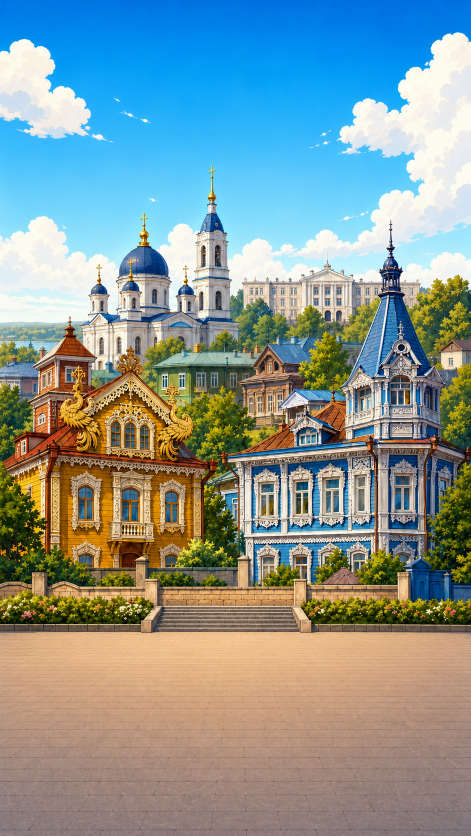
#> input picture assets/approved/backgrounds/tomsk-mobile.png, 941 x 1672 px (shown at 1/2 size)
$ python create_mobile_mockups.py
#> lines starting #> are read from the running program, lines starting #| are printed output that depends on the picture
### scripts/create_screen_mockup.py
from __future__ import annotations

from pathlib import Path

from PIL import Image, ImageDraw, ImageFilter, ImageFont


ROOT = Path(__file__).resolve().parents[1]
PUBLIC = ROOT / "public" / "assets"
REFERENCE_VISUAL = ROOT / "docs" / "references" / "visual"
OUT = ROOT / "assets" / "technical-preview" / "screen-mockup-desktop.png"

FONT_REGULAR = Path("C:/Windows/Fonts/segoeui.ttf")
FONT_BOLD = Path("C:/Windows/Fonts/segoeuib.ttf")
HUD_YELLOW = (249, 194, 48, 255)
HUD_YELLOW_LIGHT = (255, 221, 91, 255)
HUD_DARK = (35, 42, 55, 255)
HUD_ICON_GREY = (96, 106, 121, 255)

SPRITE_SCALE_FACTOR = 0.85
HEROINE_BASE_HEIGHT = 386
HEROINE_SCREEN_HEIGHT = round(HEROINE_BASE_HEIGHT * SPRITE_SCALE_FACTOR)
HEROINE_CAR_BASE_HEIGHT = 386
HEROINE_CAR_SCREEN_HEIGHT = round(HEROINE_CAR_BASE_HEIGHT * SPRITE_SCALE_FACTOR)
WALLET_SCALE_FACTOR = 0.90
HEROINE_WALLET_POLYGON = [
    (188, 286),
    (358, 178),
    (455, 138),
    (625, 124),
    (668, 178),
    (660, 268),
    (525, 508),
    (322, 463),
    (200, 405),
]
HEROINE_CAR_WALLET_POLYGON = [
    (410, 285),
    (528, 224),
    (705, 96),
    (905, 88),
    (940, 170),
    (918, 276),
    (725, 422),
    (475, 366),
]


def font(size: int, bold: bool = False) -> ImageFont.FreeTypeFont:
    return ImageFont.truetype(str(FONT_BOLD if bold else FONT_REGULAR), size)


def cover(image: Image.Image, size: tuple[int, int]) -> Image.Image:
#> called with size = (720, 1280)
    w, h = image.size
#> w = 941; h = 1672
    tw, th = size
    scale = max(tw / w, th / h)
#> scale = 0.766
    resized = image.resize((round(w * scale), round(h * scale)), Image.Resampling.LANCZOS)
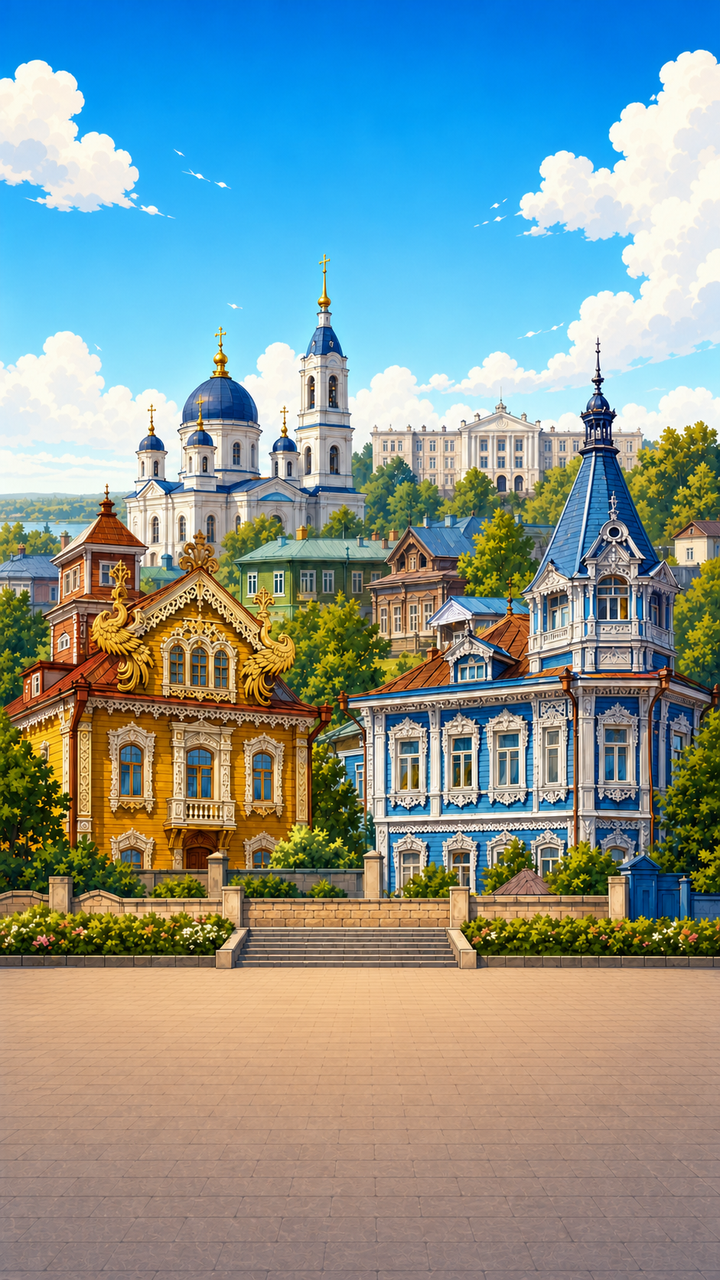
#> resized: PIL image 720x1280 RGBA; mean R, G, B, A 133.6, 150.9, 148.9, 255
    left = (resized.width - tw) // 2
#> left = 0
    top = (resized.height - th) // 2
#> top = 0
    return resized.crop((left, top, left + tw, top + th))


# [71 lines left out: functions fit, paste_center, polygon_alpha_mask, shrink_wallet_region, not called in this run]


def rounded(draw: ImageDraw.ImageDraw, box: tuple[int, int, int, int], fill, outline=None, width=1, radius=8) -> None:
    draw.rounded_rectangle(box, radius=radius, fill=fill, outline=outline, width=width)


def draw_text(draw: ImageDraw.ImageDraw, xy: tuple[int, int], text: str, size: int, fill, *, bold=False, anchor=None) -> None:
    draw.text(xy, text, font=font(size, bold), fill=fill, anchor=anchor)


def draw_heart(draw: ImageDraw.ImageDraw, x: int, y: int, size: int, fill) -> None:
    r = size // 4
    draw.ellipse((x + r, y, x + r * 3, y + r * 2), fill=fill)
    draw.ellipse((x + r * 3, y, x + r * 5, y + r * 2), fill=fill)
    points = [(x + r, y + r), (x + r * 5, y + r), (x + size // 2, y + size)]
    draw.polygon(points, fill=fill)


# [59 lines left out: functions paste_mask_icon, restart_icon_mask, trophy_icon, not called in this run]


def restart_symbol_icon(size: int) -> Image.Image:
    source = Image.open(REFERENCE_VISUAL / "Рестарт2.jpeg").convert("RGB")
    mask = Image.new("L", source.size, 0)
    pixels = source.load()
    mask_pixels = mask.load()

    for y in range(source.height):
        for x in range(source.width):
            r, g, b = pixels[x, y]
            high = max(r, g, b)
            low = min(r, g, b)
            chroma = high - low
            luminance = int(r * 0.299 + g * 0.587 + b * 0.114)
            is_yellow_arrow = r > 115 and g > 85 and b < 120 and chroma > 45
            is_black_contour = luminance < 92
            if is_yellow_arrow or is_black_contour:
                mask_pixels[x, y] = 255

    mask = mask.filter(ImageFilter.MedianFilter(3)).filter(ImageFilter.MaxFilter(3))
    bbox = mask.getbbox()
    if bbox:
        source = source.crop(bbox)
        mask = mask.crop(bbox)

    icon = Image.new("RGBA", source.size, (0, 0, 0, 0))
    icon.paste(source.convert("RGBA"), (0, 0), mask)
    content_size = round(size * 0.95)
    icon.thumbnail((content_size, content_size), Image.Resampling.LANCZOS)

    bbox = icon.getchannel("A").getbbox()
    if bbox:
        icon = icon.crop(bbox)

    centered = Image.new("RGBA", (size, size), (0, 0, 0, 0))
    centered.alpha_composite(icon, ((size - icon.width) // 2, (size - icon.height) // 2))
    return centered


def draw_pause_icon(draw: ImageDraw.ImageDraw, box: tuple[int, int, int, int]) -> None:
    x1, y1, x2, y2 = box
    cx = (x1 + x2) // 2
    cy = (y1 + y2) // 2
    for offset in (-7, 7):
        bar = (cx + offset - 4, cy - 14, cx + offset + 4, cy + 14)
        draw.rounded_rectangle(bar, radius=3, fill=HUD_ICON_GREY)
        inner = (bar[0] + 1, bar[1] + 1, bar[2] - 1, bar[3] - 1)
        draw.rounded_rectangle(inner, radius=2, fill=HUD_YELLOW)
        draw.line((inner[0] + 1, inner[1] + 2, inner[2] - 1, inner[1] + 2), fill=HUD_YELLOW_LIGHT, width=1)


def draw_icon_button(canvas: Image.Image, draw: ImageDraw.ImageDraw, box: tuple[int, int, int, int], kind: str) -> None:
    rounded(draw, box, (255, 255, 255, 205), (115, 124, 138, 210), 2, 7)
    if kind == "pause":
        draw_pause_icon(draw, box)
    elif kind == "restart":
        icon = restart_symbol_icon(36)
        canvas.alpha_composite(icon, (box[0] + (box[2] - box[0] - icon.width) // 2, box[1] + (box[3] - box[1] - icon.height) // 2))
    elif kind == "leaderboard":
        icon = trophy_icon(33)
        canvas.alpha_composite(icon, (box[0] + (box[2] - box[0] - icon.width) // 2, box[1] + (box[3] - box[1] - icon.height) // 2))


# [96 lines left out: functions draw_slot, main, not called in this run]


# [2 lines that do not run on import are left out]

### scripts/create_mobile_mockups.py
from __future__ import annotations

from pathlib import Path

from PIL import Image, ImageDraw, ImageEnhance, ImageFilter

import create_screen_mockup as ui


ROOT = Path(__file__).resolve().parents[1]
APPROVED = ROOT / "assets" / "approved"
OUT_DIR = ROOT / "assets" / "technical-preview"

WIDTH = 720
HEIGHT = 1280
MOBILE_TOP_HUD_X = 10
MOBILE_TOP_HUD_WIDTH = 350
MOBILE_MACHINE_HUD_WIDTH = 335
MOBILE_MACHINE_HUD_X = WIDTH - MOBILE_MACHINE_HUD_WIDTH - 10
MOBILE_HUD_HEIGHT = 102
MOBILE_TOP_HUD_Y = 18
MOBILE_MACHINE_HUD_Y = MOBILE_TOP_HUD_Y

TEXT_SCORE = "\u041e\u0447\u043a\u0438"
TEXT_LIVES = "\u0416\u0438\u0437\u043d\u0438"
TEXT_MACHINE = "\u041c\u0430\u0448\u0438\u043d\u0430"
TEXT_COLLECT = "\u0421\u043e\u0431\u0435\u0440\u0438 \u043c\u0430\u0448\u0438\u043d\u0443"
TEXT_FUEL_40 = "40/60 \u043b"
TEXT_FUEL_38 = "38/60 \u043b"


def make_canvas() -> Image.Image:
    bg = Image.open(APPROVED / "backgrounds" / "tomsk-mobile.png").convert("RGBA")
    canvas = ui.cover(bg, (WIDTH, HEIGHT)).convert("RGBA")
    canvas = ImageEnhance.Color(canvas).enhance(0.86)
    canvas = ImageEnhance.Contrast(canvas).enhance(0.82)
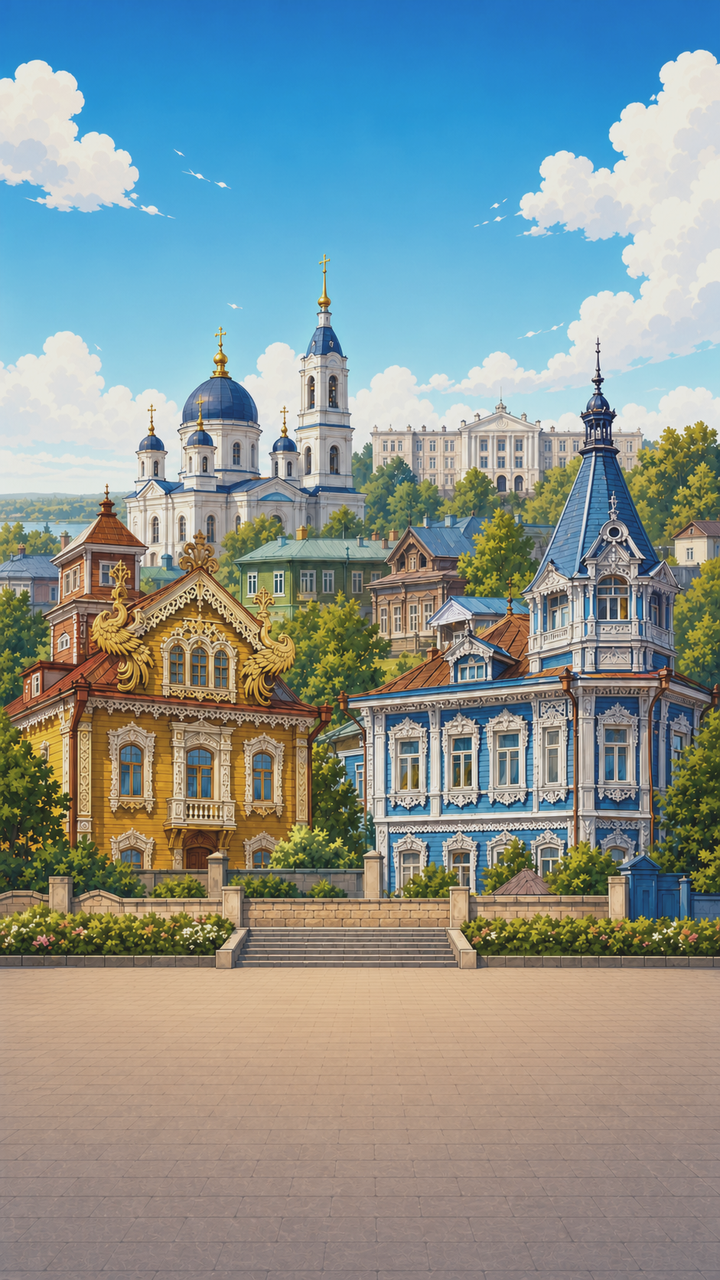
#> canvas: PIL image 720x1280 RGBA; mean R, G, B, A 136.1, 148.4, 146.9, 255
    canvas = ImageEnhance.Brightness(canvas).enhance(0.94)
    canvas.alpha_composite(Image.new("RGBA", (WIDTH, HEIGHT), (255, 255, 255, 28)))
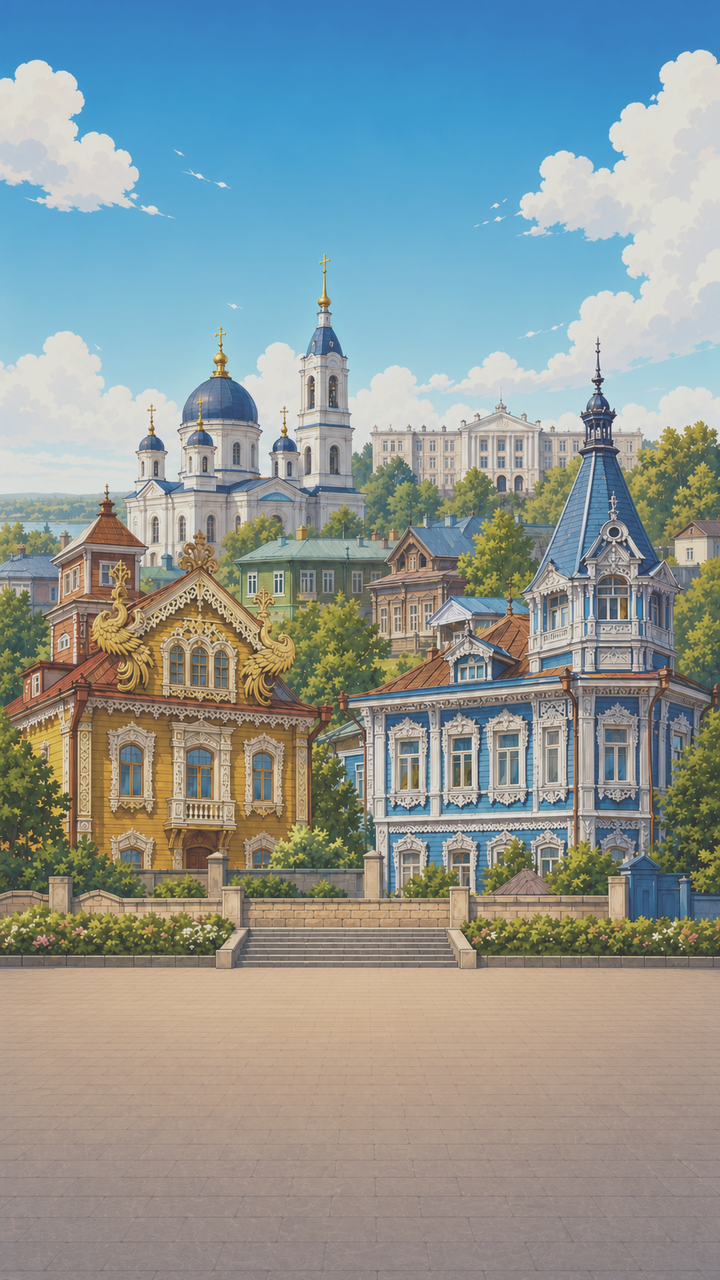
#> canvas: PIL image 720x1280 RGBA; mean R, G, B, A 141.4, 151.7, 150.4, 255
    return canvas


def draw_top_hud(canvas: Image.Image, draw: ImageDraw.ImageDraw) -> None:
    x1 = MOBILE_TOP_HUD_X
    y1 = MOBILE_TOP_HUD_Y
    x2 = x1 + MOBILE_TOP_HUD_WIDTH
    y2 = y1 + MOBILE_HUD_HEIGHT
    ui.rounded(draw, (x1, y1, x2, y2), (255, 255, 255, 232), (255, 221, 91, 240), 2, 8)
    ui.draw_text(draw, (x1 + 18, y1 + 18), TEXT_SCORE, 24, (30, 37, 50, 255), bold=True)
    ui.draw_text(draw, (x1 + 112, y1 + 8), "245 500", 34, (30, 37, 50, 255), bold=True)
    ui.draw_text(draw, (x1 + 18, y1 + 66), TEXT_LIVES, 24, (30, 37, 50, 255), bold=True)

    for i in range(3):
        ui.draw_heart(draw, x1 + 104 + i * 31, y1 + 65, 28, (222, 48, 68, 255))

    button_y = y1 + 59
    ui.draw_icon_button(canvas, draw, (x1 + 220, button_y, x1 + 256, button_y + 36), "pause")
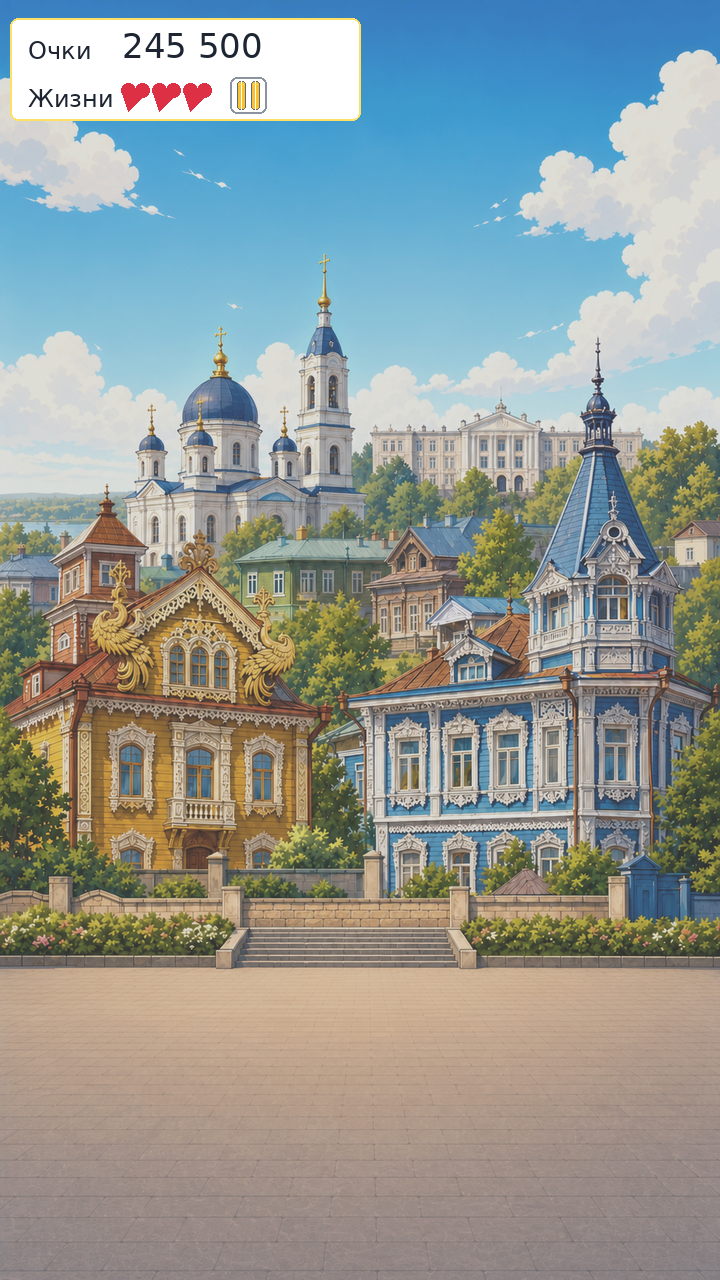
#> canvas: PIL image 720x1280 RGBA; mean R, G, B, A 147.9, 154.9, 151.4, 254.2; transparent parts drawn white
    ui.draw_icon_button(canvas, draw, (x1 + 264, button_y, x1 + 300, button_y + 36), "restart")
    ui.draw_icon_button(canvas, draw, (x1 + 308, button_y, x1 + 344, button_y + 36), "leaderboard")


# [52 lines left out: function draw_machine_hud, not called in this run]


def paste_center(canvas: Image.Image, image: Image.Image, center: tuple[int, int]) -> None:
    ui.paste_center(canvas, image, center)


# [62 lines left out: functions draw_falling_objects, draw_score_popup, draw_heroine, draw_car_mode_character, not called in this run]


def build_playing() -> Image.Image:
    canvas = make_canvas()
    draw = ImageDraw.Draw(canvas)
    draw_top_hud(canvas, draw)
    draw_machine_hud(canvas, draw, active=False)
    draw_falling_objects(canvas, car_mode=False)
    draw_heroine(canvas, draw)
    return canvas


# [8 lines left out: function build_car_mode, not called in this run]


def main() -> None:
    OUT_DIR.mkdir(parents=True, exist_ok=True)
    build_playing().convert("RGB").save(OUT_DIR / "screen-mockup-mobile.png", quality=95)
    build_car_mode().convert("RGB").save(OUT_DIR / "screen-mockup-car-mode-mobile.png", quality=95)


if __name__ == "__main__":
#> (the run stopped early here; a loop or call above may not have finished)
